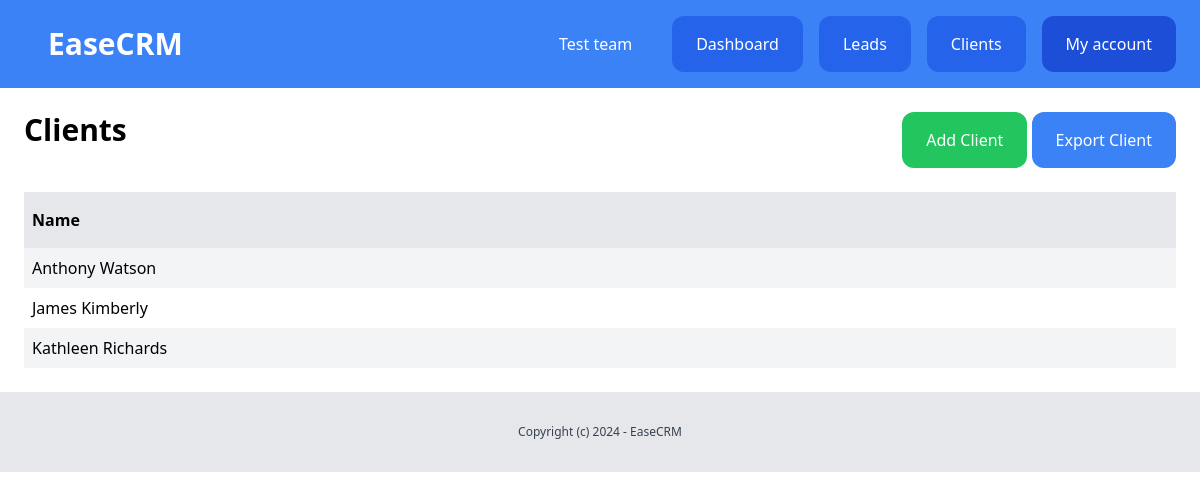
The page /dashboard/clients/ (signed in) on the database its author committed.
### team/models.py (models this page shows, shortened)
class Team(models.Model):
    plan=models.ForeignKey(Plan, blank=True, null=True, related_name="teams", on_delete=models.CASCADE)
    name = models.CharField(max_length=100)
    created_by = models.ForeignKey(User, related_name="created_teams", on_delete=models.CASCADE)
    created_at = models.DateTimeField(auto_now_add=True)
    members = models.ManyToManyField(User, related_name="teams")

### client/models.py (models this page shows, shortened)
class Client(models.Model):
    team = models.ForeignKey(Team, related_name="clients", on_delete=models.CASCADE)
    name = models.CharField(max_length=100)
    email = models.EmailField()
    description = models.TextField(blank=True, null=True)
    created_by = models.ForeignKey(User, related_name="clients", on_delete=models.CASCADE)
    created_at = models.DateTimeField(auto_now_add=True)
    modified_at = models.DateTimeField(auto_now=True)
    class Meta:
        ordering = ('name', )

### client/views.py (the view)
# urls.py: path('', views.clients_list, name='list'),
@login_required
def clients_list(request):
    clients = Client.objects.filter(created_by=request.user)
    return render(request, 'client/clients_list.html', {
        'clients': clients
    })

### team/context_processors.py (called while the page is built)
def team(request):
    if request.user.is_authenticated:
        if request.user.userprofile.active_team:
            active_team = request.user.userprofile.active_team
        else:
            active_team = Team.objects.filter(created_by=request.user)[0]
    else:
        active_team = None
    return {
        'active_team': active_team
    }

### client/templates/client/clients_list.html
{%extends 'core/base.html'%} {%block title%}Clients{%endblock%} {%block content%}
<div class="py-6 px-6">
  <div class="flex justify-between">
    <h1 class="mb-4 text-3xl font-bold">Clients</h1>
    <div>
      <a href="{%url 'clients:add' %}" class="inline-block py-4 px-6 bg-green-500 rounded-xl text-white">Add Client</a>
      <a href="{%url 'clients:export' %}" class="inline-block py-4 px-6 bg-blue-500 rounded-xl text-white"
        >Export Client</a
      >
    </div>
  </div>
  {%if clients%}
  <div class="mt-6 flex justify-between">
    <p class="py-4 px-2 bg-gray-200 font-semibold w-full">Name</p>
  </div>
  {%for client in clients%}
  <div class="flex justify-between">
    <p class="py-2 px-2 w-full {%cycle 'bg-gray-100' '' %}">
      <a href="{%url 'clients:detail' client.id%}"> {{client.name}} </a>
    </p>
  </div>
  {%endfor%} {%else%}
  <p class="px-2">There are no clients in the database yet.</p>
  {%endif%}
</div>
{%endblock%}

### core/templates/core/partials/nav.html
<nav class="py-4 px-6 flex justify-between bg-blue-500">
  <div class="flex items-center justify-between w-full">
    <a href="{% url 'about' %}" class="py-3 text-3xl font-bold px-6 rounded-xl text-white">EaseCRM</a>
    {%if request.user.is_authenticated%}
    <div class="flex space-x-4">
      <a href="{% url 'team:detail' active_team.id %}" class="py-4 px-6 rounded-xl text-white">{{active_team.name}}</a>
      <a href="{%url 'dashboard:index'%}" class="py-4 px-6 bg-blue-600 rounded-xl text-white">Dashboard</a>
      <a href="{%url 'leads:list'%}" class="py-4 px-6 bg-blue-600 rounded-xl text-white">Leads</a>
      <a href="{%url 'clients:list'%}" class="py-4 px-6 bg-blue-600 rounded-xl text-white">Clients</a>
      <a href="{%url 'userprofile:myaccount'%}" class="py-4 px-6 bg-blue-700 rounded-xl text-white">My account</a>
      {% else %}
      <div>
        <a href="{%url 'login'%}" class="py-4 px-6 bg-blue-600 rounded-xl text-white">Log in</a>
        <a href="{%url 'userprofile:signup'%}" class="py-4 px-6 bg-blue-300 rounded-xl text-white">Sign up</a>
      </div>
      {% endif %}
    </div>
  </div>
</nav>

### rows shown on the page
Team: name "Test team"
Client: name "Anthony Watson"
Client: name "James Kimberly"
Client: name "Kathleen Richards"
